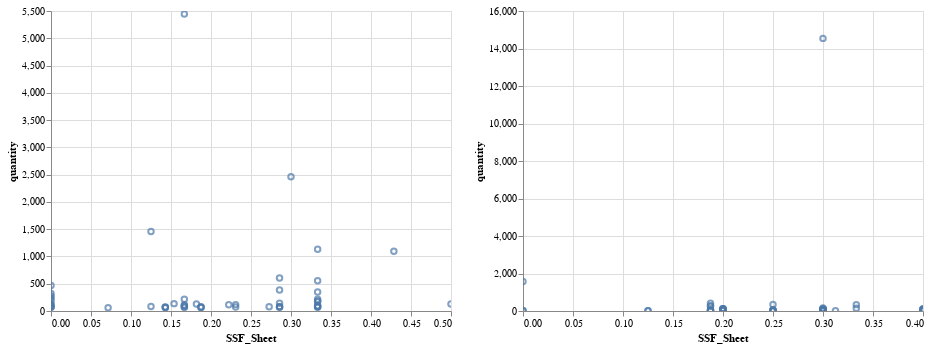

Write notebook code for a chart like this one.
### Code cell
ci = alt.Chart(i).mark_point().encode(
x = 'SSF_Sheet',
y = 'quantity').interactive()

cf = alt.Chart(f).mark_point().encode(
x = 'SSF_Sheet',
y = 'quantity').interactive()

ci | cf
